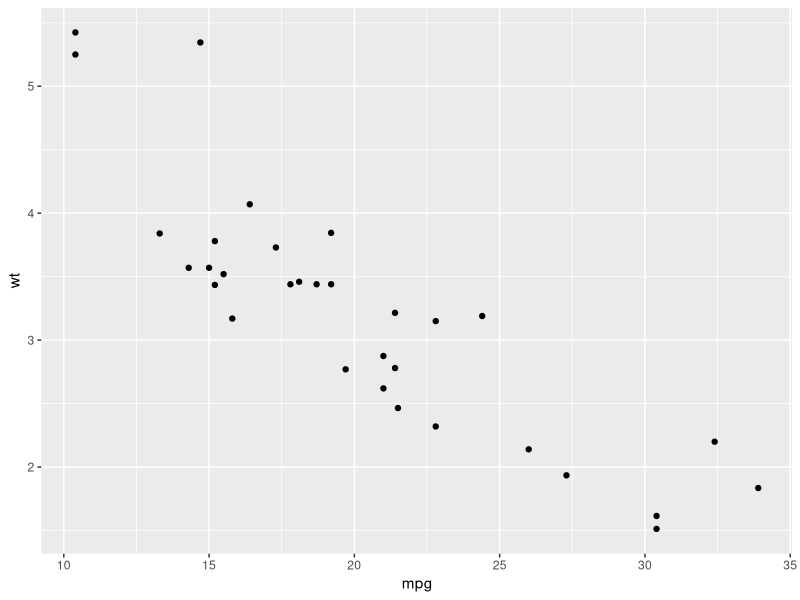
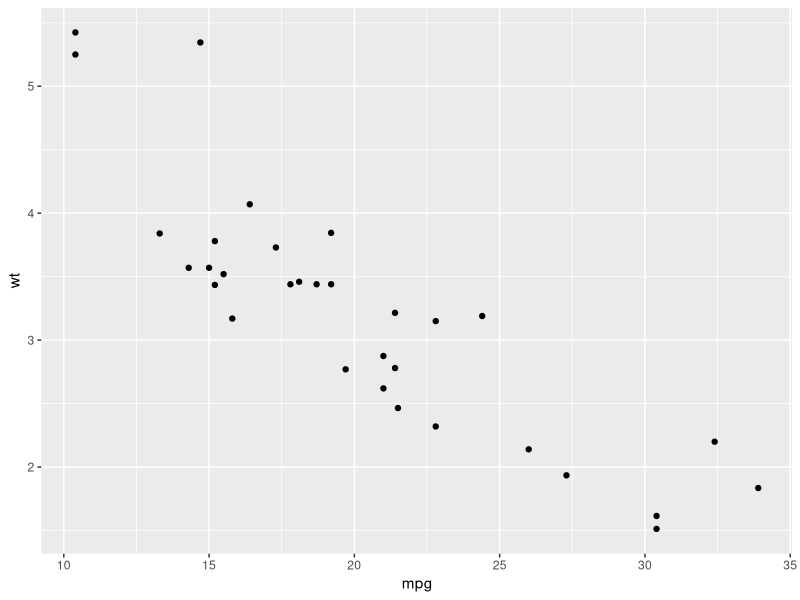

The R source for these figures, in order:
## ---- chunk 1
x <- 5
y <- 13

# 5 plus 13
x + y
## ---- chunk 2
## eval=TRUE, echo=FALSE prints output, but does not print code chunk
library(ggplot2)
qplot(mpg, wt, data = mtcars)
## ---- chunk 3
## in this R chuck, fig.width=2, fig.height=2
qplot(mpg, wt, data = mtcars)
## ---- chunk 4
library(knitr)
kable(head(mtcars))
## ---- chunk 5
library(knitr)
head(mtcars) ## does not nicely format the table
## ---- chunk 6
library(here)
here()
## ---- chunk 7
here("1_lectures", "csv", "portal_data.csv")
## ---- chunk 8
sessionInfo()
